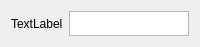
<?xml version="1.0" encoding="UTF-8"?>
<ui version="4.0">
 <class>Parameters</class>
 <widget class="QWidget" name="Parameters">
  <property name="windowModality">
   <enum>Qt::NonModal</enum>
  </property>
  <property name="geometry">
   <rect>
    <x>0</x>
    <y>0</y>
    <width>200</width>
    <height>25</height>
   </rect>
  </property>
  <property name="sizePolicy">
   <sizepolicy hsizetype="MinimumExpanding" vsizetype="MinimumExpanding">
    <horstretch>0</horstretch>
    <verstretch>0</verstretch>
   </sizepolicy>
  </property>
  <property name="windowTitle">
   <string>Form</string>
  </property>
  <layout class="QHBoxLayout" name="horizontalLayout_2">
   <property name="sizeConstraint">
    <enum>QLayout::SetDefaultConstraint</enum>
   </property>
   <item>
    <layout class="QHBoxLayout" name="horizontalLayout">
     <property name="sizeConstraint">
      <enum>QLayout::SetDefaultConstraint</enum>
     </property>
     <item>
      <widget class="QLabel" name="label">
       <property name="text">
        <string>TextLabel</string>
       </property>
      </widget>
     </item>
     <item>
      <widget class="QTextEdit" name="textEdit">
       <property name="sizePolicy">
        <sizepolicy hsizetype="Expanding" vsizetype="Fixed">
         <horstretch>0</horstretch>
         <verstretch>0</verstretch>
        </sizepolicy>
       </property>
       <property name="minimumSize">
        <size>
         <width>0</width>
         <height>25</height>
        </size>
       </property>
      </widget>
     </item>
    </layout>
   </item>
  </layout>
 </widget>
 <resources/>
 <connections/>
</ui>
